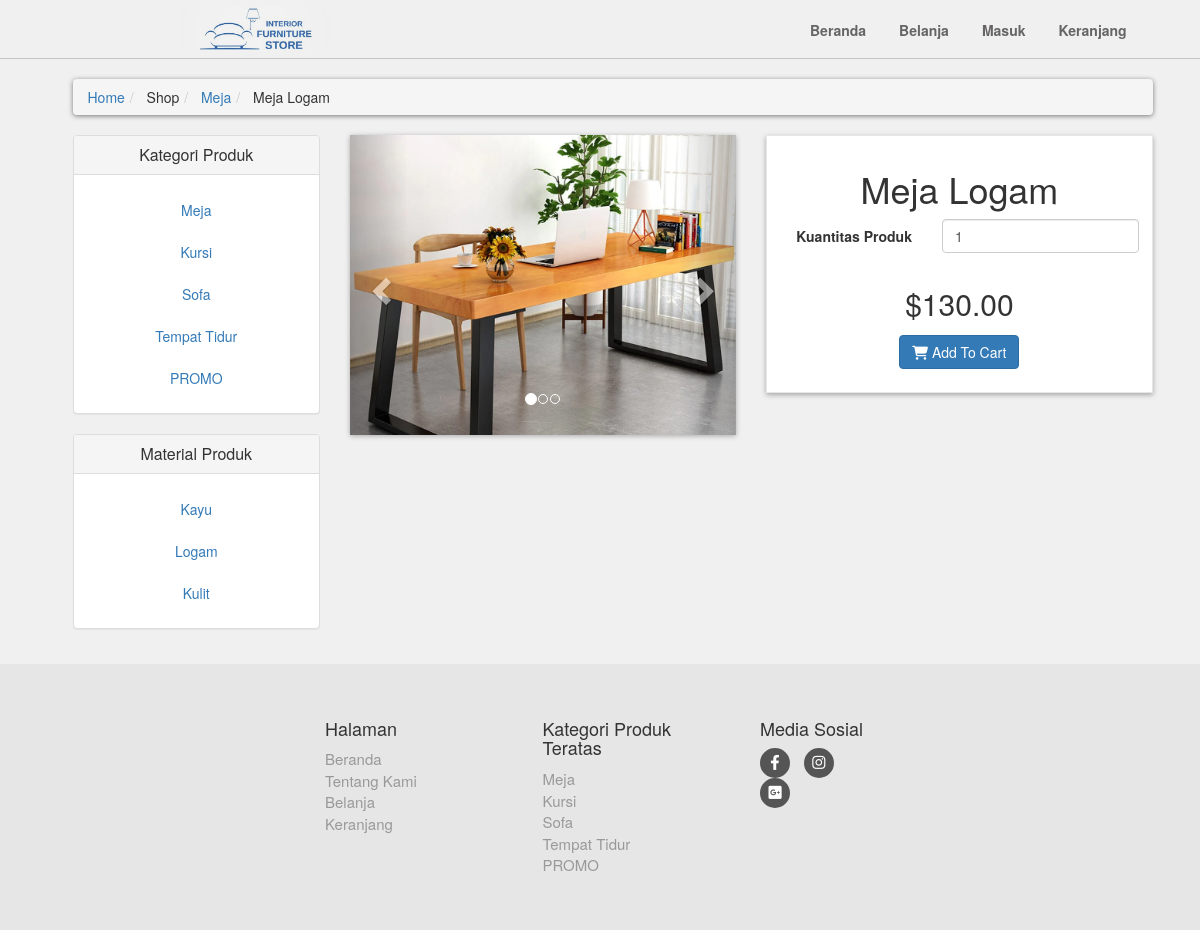
/details.php?pro_id=40, run on the app's committed database.
### tables this page shows
CREATE TABLE `product_categories` (
  `p_category_id` int(10) NOT NULL,
  `p_category_title` varchar(50) NOT NULL,
  `p_category_desc` varchar(200) NOT NULL
);

CREATE TABLE `products` (
  `product_id` bigint(8) NOT NULL,
  `p_category_id` int(10) NOT NULL,
  `p_material_id` int(10) NOT NULL,
  `product_title` varchar(50) NOT NULL,
  `product_description` varchar(120) NOT NULL,
  `product_price` decimal(7,2) NOT NULL,
  `product_discount` int(4) NOT NULL,
  `product_image1` text NOT NULL,
  `product_image2` text NOT NULL,
  `product_image3` text NOT NULL
);

CREATE TABLE `product_material` (
  `p_material_id` int(10) NOT NULL,
  `p_material_title` varchar(50) NOT NULL,
  `p_material_desc` varchar(200) NOT NULL
);

### details.php (the view, shortened to what this page needs)
<?php
    include("includes/header.php");
?>
    <div id="content">
        <div class="container">
            <div class="col-md-12">
                <ul class="breadcrumb">
                    <li><a href="index.php">Home</a></li>
                    <li>
                        Shop
                    </li>
                    <li>
                        <a href="shop.php?p_categories=<?php echo $p_category_id; ?>"><?php echo $p_category_title; ?></a>
                    </li>
                    <li>
                        <?php echo $pro_title ?>
                    </li>
                </ul>
            </div>
            <div class="col-md-3">
                <?php
                    include("includes/sidebar.php");
                ?>
            </div>
            <div class="col-md-9">
                <div id="productMain" class="row">
                    <div class="col-sm-6">
                        <div id="mainImage">
                            <div id="myCarousel" class="carousel slide">
                                <ol class="carousel-indicators">
                                    <li data-target = "#myCarousel" data-slide-to="0" class="active"></li>
                                    <li data-target = "#myCarousel" data-slide-to="1"></li>
                                    <li data-target = "#myCarousel" data-slide-to="2"></li>
                                </ol>
                                <div class="carousel-inner">
                                    <div class="item active">
                                        <center><img class="img-responsive" src="product_images/<?php echo $pro_image1; ?>" alt=""></center>
                                    </div>
                                </div>
                                <a href="#myCarousel" class="left carousel-control" data-slide="prev">
                                    <span class="glyphicon glyphicon-chevron-left"></span>
                                </a>
                                <a href="#myCarousel" class="right carousel-control" data-slide="next">
                                    <span class="glyphicon glyphicon-chevron-right"></span>
                                </a>
                            </div>
                        </div>
                    </div>
                    <div class="col-sm-6">
                        <div class="box">
                            <h1 class="text-center"><?php echo $pro_title; ?></h1>
                            <form action="details.php?add_cart=<?php echo $product_id; ?>" class="form-horizontal" method="post">
                                <div class="form-group">
                                    <label for="" class="col-md-5 control-label">Kuantitas Produk</label>
                                    <div class="col-md-7">
                                    <input name="product_qty" type="number" id="typeNumber" class="form-control" value="1"/>
                                    </div>
                                </div>
                                <?php if($p_category_title === 'SALE'){ echo "<p class='price' style = 'text-decoration: line-through'>$$pro_price</p>";}else{echo "<p class='price'>$$pro_price</p>";}?></p>
                                <p class="text-center buttons"><button class="btn btn-primary"><i class="fa fa-shopping-cart"></i> Add To Cart</button></p>
                            </form>
                        </div>
                    </div>
                </div>
            </div>
        </div>
    </div>
    <?php
            include("includes/footer.php");
        ?>
</body>

### includes/functions.php (shortened to what this page needs)
<?php
$db = mysqli_connect("localhost", "root", "", "joviweb3");
function getPCategories(){
    global $db;
    $get_p_categories = "select * from product_categories";
    $run_p_categories = mysqli_query($db, $get_p_categories);
    while($row_p_categories=mysqli_fetch_array($run_p_categories)){
        $p_category_id = $row_p_categories['p_category_id'];
        $p_category_title = $row_p_categories['p_category_title'];
        if($p_category_title == 'SALE'){
            echo "
                <li>
                    <a style='color:red;' class= 'text-center' href='shop.php?p_categories=$p_category_id'> $p_category_title </a>
                </li>
            ";
        }else
            echo "
            <li>
                <a class= 'text-center' href='shop.php?p_categories=$p_category_id'> $p_category_title </a>
            </li>
        ";}
}
function getMaterial(){
    global $db;
    $get_p_material = "select * from product_material";
    $run_p_material = mysqli_query($db, $get_p_material);
    while($row_p_material=mysqli_fetch_array($run_p_material)){
        $p_material_id = $row_p_material['p_material_id'];
        $p_material_title = $row_p_material['p_material_title'];
        echo "
            <li>
                <a class= 'text-center' href='shop.php?p_material=$p_material_id'> $p_material_title </a>
            </li>
        ";
    }
}
?>

### includes/footer.php (shortened to what this page needs)
<div id="footer">
    <div class="holder">
        <div class="row justify-content-center">
            <div class="col-sm-6 col-md-3">
                <h4>Halaman</h4>
                <ul>
                    <li><a href="index.php">Beranda</a></li>
                    <li><a href="index.php">Tentang Kami</a></li>
                    <?php if(isset($_SESSION['user'])): ?>
                        <li><a href="shop.php">Belanja</a></li>
                        <li><a href="cart.php">Keranjang</a></li>
                    <?php else: ?>
                        <li><a href="login.php">Belanja </a></li>
                        <li><a href="login.php">Keranjang </a></li>
                    <?php endif; ?>
                </ul>
            </div>
            <div class="com-sm-6 col-md-3">
            <h4>Kategori Produk Teratas</h4>
            <ul>
                <?php
                    $get_p_categories = "select * from product_categories";
                    $run_p_categories = mysqli_query($db, $get_p_categories);
                    while($row_p_categories=mysqli_fetch_array($run_p_categories)){
                        $p_category_id = $row_p_categories['p_category_id'];
                        $p_category_title = $row_p_categories['p_category_title'];
                        if(isset($_SESSION['user'])){
                            echo "
                                <li>
                                    <a href ='shop.php?p_categories=$p_category_id'>
                                        $p_category_title
                                    </a>
                                </li>
                            ";
                        } else {
                            echo "
                                <li>
                                    <a href ='login.php'>
                                        $p_category_title
                                    </a>
                                </li>
                            ";
                        }
                    }
                ?>
            </ul>
        </div>
            <div class="col-sm-6 col-md-2">
                <h4>Media Sosial</h4>
                <p class="social">
                    <a href="https://www.facebook.com/IstimewaPremiumFurniture?mibextid=ZbWKwL" class="fa-brands fa-facebook-f"></a>
                    <a href="https://www.instagram.com/istimewa_furniture?igsh=MXNmdjY4ZnE1YmRvNg==" class="fa-brands fa-instagram"></a>
                    <a href="https://www.lalamove.com/id/blog/pengiriman-furniture-rumah-minimalis/" class="fa-brands fa-square-google-plus"></a>
                </p>
            </div>
        </div>
    </div>
</div>

### style/style.css (style rules this page uses)
* { box-sizing: border-box; margin: 0; padding: 0; }
ul, li, dl, ol, p, a, img { margin: 0; padding: 0; }
body { font-size: 14px; line-height: 1.42857143; color: #333333; background-color: #f0f0f0 !important; font-family: 'Roboto', sans-serif; }
#content .box { background: #ffffff; margin: 0 0 30px; border: solid 1px #e6e6e6; padding: 1.25rem; box-shadow: 0px 2px 5px rgba(0, 0, 0, .3); }
.holder { width: 70%; margin: 0 auto; }
img { max-width: 100%; }
#content img { width: 100%; object-fit: cover; max-width: none; min-height: 300px; max-height: 300px; }
#content { padding-left: 25px; }
.breadcrumb { padding: 8px 15px; margin: 20px 0; background-color: #ffffff; border-radius: 5px; box-shadow: 0px 1px 5px rgba(0, 0, 0, .5); }
#content #productMain { margin-bottom: 30px; }
#content #productMain .price { font-size: 30px; font-weight: 300; text-align: center; margin-top: 30px; }
#content #mainImage { box-shadow: 0 1px 5px rgba(0, 0, 0, .3); }
#footer { margin-top: 15px; background: #e6e6e6; padding: 45px 0; }
#footer a { color: #999999; text-decoration: none; }
#footer ul { list-style: none; padding-left: 0px; font-size: 15px; }
#footer .social { text-align: left; }
#footer .social a { margin: 0 10px 0 0; display: inline-block; color: #ffffff; width: 30px; height: 30px; border-radius: 15px; line-height: 30px; font-size: 15px; text-align: center; vertical-align: bottom; background-color: #555555; text-decoration: none; }
.form-group { margin-bottom: 25px; }

### data on the page
product_categories: p_category_title "Meja"
products: product_title "Meja Logam", product_image1 (picture), product_price "130.00"
product_categories: p_category_title "Kursi"
product_categories: p_category_title "Sofa"
product_categories: p_category_title "Tempat Tidur"
product_categories: p_category_title "PROMO"
product_material: p_material_title "Kayu"
product_material: p_material_title "Logam"
product_material: p_material_title "Kulit"
